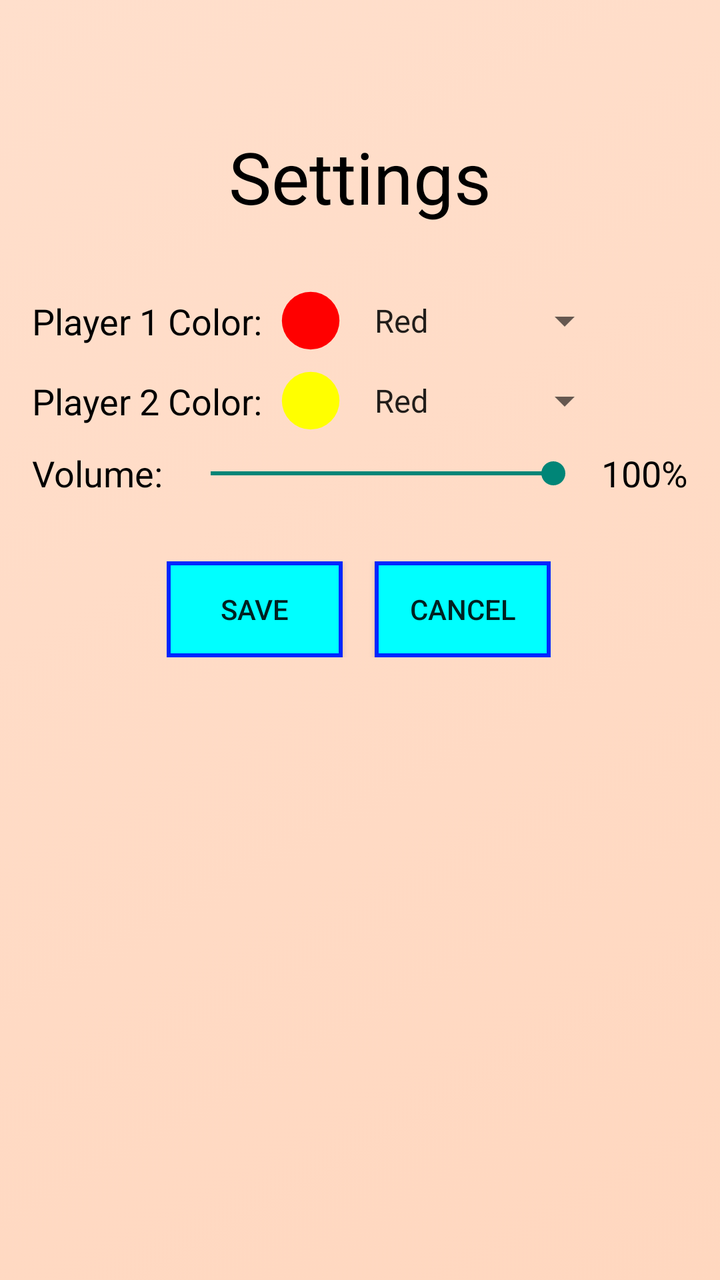
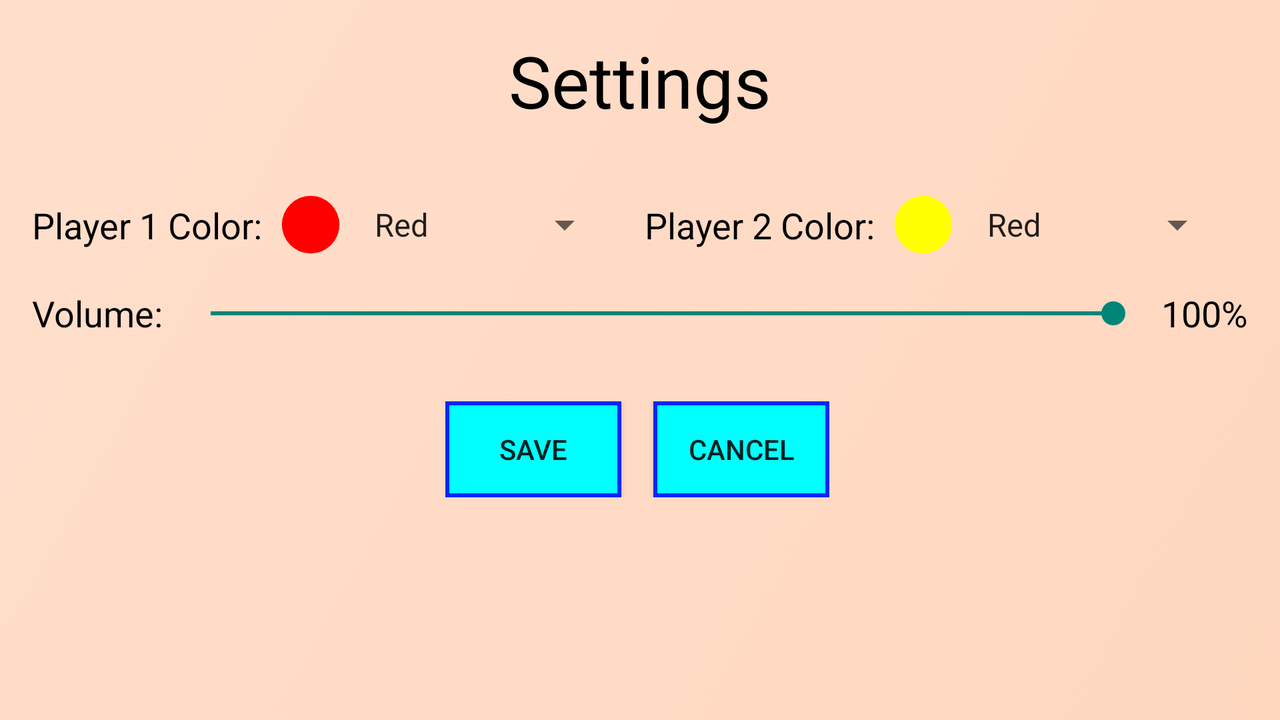

One screen, two layout resources from the same app: the default and the author's alternative for another configuration. Each is rendered where Android would select it; the XML of both is given below.
<!-- AndroidManifest.xml: application theme Theme.Match4Game -->
<!-- res/layout/activity_settings.xml -->
<?xml version="1.0" encoding="utf-8"?>
<androidx.constraintlayout.widget.ConstraintLayout xmlns:android="http://schemas.android.com/apk/res/android"
    xmlns:app="http://schemas.android.com/apk/res-auto"
    xmlns:tools="http://schemas.android.com/tools"
    android:layout_width="match_parent"
    android:layout_height="match_parent"
    tools:context=".Settings"
    android:background="@drawable/background">

    <TextView
        android:id="@+id/textView"
        android:layout_width="wrap_content"
        android:layout_height="wrap_content"
        android:layout_marginTop="64dp"
        android:text="@string/settings"
        android:textSize="36sp"
        android:textColor="@color/black"
        app:layout_constraintEnd_toEndOf="parent"
        app:layout_constraintStart_toStartOf="parent"
        app:layout_constraintTop_toTopOf="parent" />

    <androidx.constraintlayout.widget.ConstraintLayout
        android:id="@+id/constraintLayout"
        android:layout_width="wrap_content"
        android:layout_height="wrap_content"
        android:layout_marginStart="16dp"
        android:layout_marginLeft="16dp"
        android:layout_marginTop="32dp"
        app:layout_constraintStart_toStartOf="parent"
        app:layout_constraintTop_toBottomOf="@+id/textView">

        <TextView
            android:id="@+id/lblP1Color"
            android:layout_width="wrap_content"
            android:layout_height="wrap_content"
            android:text="@string/p1Color"
            android:textSize="18sp"
            android:textColor="@color/black"
            app:layout_constraintBottom_toBottomOf="parent"
            app:layout_constraintStart_toStartOf="parent"
            app:layout_constraintTop_toTopOf="parent" />

        <ImageView
            android:id="@+id/imgColorPreview1"
            android:layout_width="32dp"
            android:layout_height="32dp"
            android:layout_marginStart="8dp"
            android:layout_marginLeft="8dp"
            android:tint="@color/playerColor1"
            app:layout_constraintBottom_toBottomOf="parent"
            app:layout_constraintStart_toEndOf="@+id/lblP1Color"
            app:layout_constraintTop_toTopOf="parent"
            app:srcCompat="@drawable/ic_circle" />

        <Spinner
            android:id="@+id/spnP1Color"
            android:layout_width="wrap_content"
            android:layout_height="wrap_content"
            android:layout_marginStart="8dp"
            android:layout_marginLeft="8dp"
            android:entries="@array/colors"
            android:popupBackground="@color/white"
            app:layout_constraintBottom_toBottomOf="parent"
            app:layout_constraintStart_toEndOf="@+id/imgColorPreview1"
            app:layout_constraintTop_toTopOf="parent" />
    </androidx.constraintlayout.widget.ConstraintLayout>

    <androidx.constraintlayout.widget.ConstraintLayout
        android:id="@+id/constraintLayout2"
        android:layout_width="wrap_content"
        android:layout_height="wrap_content"
        android:layout_marginStart="16dp"
        android:layout_marginLeft="16dp"
        android:layout_marginTop="8dp"
        app:layout_constraintStart_toStartOf="parent"
        app:layout_constraintTop_toBottomOf="@+id/constraintLayout">

        <TextView
            android:id="@+id/lblP2Color"
            android:layout_width="wrap_content"
            android:layout_height="wrap_content"
            android:text="@string/p2Color"
            android:textSize="18sp"
            android:textColor="@color/black"
            app:layout_constraintBottom_toBottomOf="parent"
            app:layout_constraintStart_toStartOf="parent"
            app:layout_constraintTop_toTopOf="parent" />

        <ImageView
            android:id="@+id/imgColorPreview2"
            android:layout_width="32dp"
            android:layout_height="32dp"
            android:layout_marginStart="8dp"
            android:layout_marginLeft="8dp"
            android:tint="@color/playerColor2"
            app:layout_constraintBottom_toBottomOf="parent"
            app:layout_constraintStart_toEndOf="@+id/lblP2Color"
            app:layout_constraintTop_toTopOf="parent"
            app:srcCompat="@drawable/ic_circle" />

        <Spinner
            android:id="@+id/spnP2Color"
            android:layout_width="wrap_content"
            android:layout_height="wrap_content"
            android:layout_marginStart="8dp"
            android:layout_marginLeft="8dp"
            android:entries="@array/colors"
            android:popupBackground="@color/white"
            app:layout_constraintBottom_toBottomOf="parent"
            app:layout_constraintStart_toEndOf="@+id/imgColorPreview2"
            app:layout_constraintTop_toTopOf="parent" />
    </androidx.constraintlayout.widget.ConstraintLayout>

    <androidx.constraintlayout.widget.ConstraintLayout
        android:id="@+id/constraintLayout3"
        android:layout_width="match_parent"
        android:layout_height="wrap_content"
        android:layout_marginStart="16dp"
        android:layout_marginLeft="16dp"
        android:layout_marginTop="8dp"
        android:layout_marginEnd="16dp"
        android:layout_marginRight="16dp"
        app:layout_constraintEnd_toEndOf="parent"
        app:layout_constraintHorizontal_bias="0.0"
        app:layout_constraintStart_toStartOf="parent"
        app:layout_constraintTop_toBottomOf="@+id/constraintLayout2">

        <TextView
            android:id="@+id/lblVolume"
            android:layout_width="wrap_content"
            android:layout_height="wrap_content"
            android:text="@string/volume"
            android:textSize="18sp"
            android:textColor="@color/black"
            app:layout_constraintStart_toStartOf="parent"
            app:layout_constraintTop_toTopOf="parent" />

        <SeekBar
            android:id="@+id/skbVolume"
            android:layout_width="0dp"
            android:layout_height="wrap_content"
            android:layout_marginStart="8dp"
            android:layout_marginLeft="8dp"
            android:layout_marginEnd="8dp"
            android:layout_marginRight="8dp"
            android:max="100"
            android:progress="100"
            app:layout_constraintBottom_toBottomOf="parent"
            app:layout_constraintEnd_toStartOf="@+id/txtVolume"
            app:layout_constraintStart_toEndOf="@+id/lblVolume"
            app:layout_constraintTop_toTopOf="@+id/lblVolume" />

        <TextView
            android:id="@+id/txtVolume"
            android:layout_width="wrap_content"
            android:layout_height="wrap_content"
            android:text="100%"
            android:textSize="18sp"
            android:textColor="@color/black"
            app:layout_constraintEnd_toEndOf="parent"
            app:layout_constraintTop_toTopOf="parent" />

    </androidx.constraintlayout.widget.ConstraintLayout>

    <androidx.constraintlayout.widget.ConstraintLayout
        android:layout_width="wrap_content"
        android:layout_height="wrap_content"
        android:layout_marginTop="32dp"
        app:layout_constraintEnd_toEndOf="parent"
        app:layout_constraintHorizontal_bias="0.497"
        app:layout_constraintStart_toStartOf="parent"
        app:layout_constraintTop_toBottomOf="@+id/constraintLayout3">

        <Button
            android:id="@+id/btnSave"
            android:layout_width="wrap_content"
            android:layout_height="wrap_content"
            android:text="@string/save"
            android:background="@drawable/button"
            app:layout_constraintStart_toStartOf="parent"
            app:layout_constraintTop_toTopOf="parent" />

        <Button
            android:id="@+id/btnCancel"
            android:layout_width="wrap_content"
            android:layout_height="wrap_content"
            android:layout_marginStart="16dp"
            android:layout_marginLeft="16dp"
            android:text="@string/cancel"
            android:background="@drawable/button"
            app:layout_constraintStart_toEndOf="@+id/btnSave"
            app:layout_constraintTop_toTopOf="parent" />
    </androidx.constraintlayout.widget.ConstraintLayout>

</androidx.constraintlayout.widget.ConstraintLayout>
<!-- resources referenced by this layout -->
<resources>
  <string-array name="colors">
          <item>Red</item>
          <item>Yellow</item>
          <item>Magenta</item>
          <item>Pink</item>
          <item>Orange</item>
          <item>Lime</item>
          <item>Black</item>
          <item>White</item>
      </string-array>
  <color name="black">#FF000000</color>
  <color name="playerColor1">#FF0000</color>
  <color name="playerColor2">#FFFF00</color>
  <color name="white">#FFFFFFFF</color>
  <!-- drawable background (drawable) -->
  <?xml version="1.0" encoding="utf-8"?>
  <selector xmlns:android="http://schemas.android.com/apk/res/android">
  <item>
      <shape>
          <gradient
              android:angle="135"
              android:startColor="#FFD7BF"
              android:endColor="#FFDFCC"
              android:type="linear"/>
      </shape>
  </item>
  </selector>
  <!-- drawable button (drawable) -->
  <?xml version="1.0" encoding="utf-8"?>
  <selector xmlns:android="http://schemas.android.com/apk/res/android">
  <item>
      <shape android:shape="rectangle">
          <solid android:color="#00FFFF"/>
          <stroke android:color="#0026FF" android:width="2dp"/>
      </shape>
  </item>
  </selector>
  <!-- drawable ic_circle (drawable) -->
  <vector xmlns:android="http://schemas.android.com/apk/res/android"
      android:width="100dp"
      android:height="100dp"
      android:viewportWidth="100"
      android:viewportHeight="100">
    <path
        android:pathData="M50,50m-45,0a45,45 0,1 1,90 0a45,45 0,1 1,-90 0"
        android:fillColor="#000000"/>
  </vector>
  <string name="cancel">Cancel</string>
  <string name="p1Color">Player 1 Color:</string>
  <string name="p2Color">Player 2 Color:</string>
  <string name="save">Save</string>
  <string name="settings">Settings</string>
  <string name="volume">Volume:</string>
  <style name="Theme.Match4Game" parent="Theme.AppCompat.Light.NoActionBar">
          
          <item name="colorPrimary">@color/purple_500</item>
          <item name="colorPrimaryVariant">@color/purple_700</item>
          <item name="colorOnPrimary">@color/white</item>
          
          <item name="colorSecondary">@color/teal_200</item>
          <item name="colorSecondaryVariant">@color/teal_700</item>
          <item name="colorOnSecondary">@color/black</item>
          
          <item name="android:statusBarColor" tools:targetApi="l">?attr/colorPrimaryVariant</item>
          
          <item name="windowNoTitle">true</item>
          <item name="windowActionBar">false</item>
      </style>
  <color name="purple_500">#FF6200EE</color>
  <color name="purple_700">#FF3700B3</color>
  <color name="teal_200">#FF03DAC5</color>
  <color name="teal_700">#FF018786</color>
</resources>
<!-- res/layout-land/activity_settings.xml (the author's variant of the layout above) -->
<!-- drawn on the phone turned sideways -->
<?xml version="1.0" encoding="utf-8"?>
<androidx.constraintlayout.widget.ConstraintLayout xmlns:android="http://schemas.android.com/apk/res/android"
    xmlns:app="http://schemas.android.com/apk/res-auto"
    xmlns:tools="http://schemas.android.com/tools"
    android:layout_width="match_parent"
    android:layout_height="match_parent"
    tools:context=".Settings"
    android:background="@drawable/background">

    <TextView
        android:id="@+id/textView"
        android:layout_width="wrap_content"
        android:layout_height="wrap_content"
        android:layout_marginTop="16dp"
        android:text="@string/settings"
        android:textSize="36sp"
        android:textColor="@color/black"
        app:layout_constraintEnd_toEndOf="parent"
        app:layout_constraintStart_toStartOf="parent"
        app:layout_constraintTop_toTopOf="parent" />

    <androidx.constraintlayout.widget.ConstraintLayout
        android:id="@+id/constraintLayout"
        android:layout_width="wrap_content"
        android:layout_height="wrap_content"
        android:layout_marginStart="16dp"
        android:layout_marginLeft="16dp"
        android:layout_marginTop="32dp"
        app:layout_constraintStart_toStartOf="parent"
        app:layout_constraintTop_toBottomOf="@+id/textView">

        <TextView
            android:id="@+id/lblP1Color"
            android:layout_width="wrap_content"
            android:layout_height="wrap_content"
            android:text="@string/p1Color"
            android:textSize="18sp"
            android:textColor="@color/black"
            app:layout_constraintBottom_toBottomOf="parent"
            app:layout_constraintStart_toStartOf="parent"
            app:layout_constraintTop_toTopOf="parent" />

        <ImageView
            android:id="@+id/imgColorPreview1"
            android:layout_width="32dp"
            android:layout_height="32dp"
            android:layout_marginStart="8dp"
            android:layout_marginLeft="8dp"
            android:tint="@color/playerColor1"
            app:layout_constraintBottom_toBottomOf="parent"
            app:layout_constraintStart_toEndOf="@+id/lblP1Color"
            app:layout_constraintTop_toTopOf="parent"
            app:srcCompat="@drawable/ic_circle" />

        <Spinner
            android:id="@+id/spnP1Color"
            android:layout_width="wrap_content"
            android:layout_height="wrap_content"
            android:layout_marginStart="8dp"
            android:layout_marginLeft="8dp"
            android:entries="@array/colors"
            android:popupBackground="@color/white"
            app:layout_constraintBottom_toBottomOf="parent"
            app:layout_constraintStart_toEndOf="@+id/imgColorPreview1"
            app:layout_constraintTop_toTopOf="parent" />
    </androidx.constraintlayout.widget.ConstraintLayout>

    <androidx.constraintlayout.widget.ConstraintLayout
        android:id="@+id/constraintLayout2"
        android:layout_width="wrap_content"
        android:layout_height="wrap_content"
        android:layout_marginStart="16dp"
        android:layout_marginLeft="16dp"
        app:layout_constraintStart_toEndOf="@+id/constraintLayout"
        app:layout_constraintTop_toTopOf="@+id/constraintLayout">

        <TextView
            android:id="@+id/lblP2Color"
            android:layout_width="wrap_content"
            android:layout_height="wrap_content"
            android:text="@string/p2Color"
            android:textSize="18sp"
            android:textColor="@color/black"
            app:layout_constraintBottom_toBottomOf="parent"
            app:layout_constraintStart_toStartOf="parent"
            app:layout_constraintTop_toTopOf="parent" />

        <ImageView
            android:id="@+id/imgColorPreview2"
            android:layout_width="32dp"
            android:layout_height="32dp"
            android:layout_marginStart="8dp"
            android:layout_marginLeft="8dp"
            android:tint="@color/playerColor2"
            app:layout_constraintBottom_toBottomOf="parent"
            app:layout_constraintStart_toEndOf="@+id/lblP2Color"
            app:layout_constraintTop_toTopOf="parent"
            app:srcCompat="@drawable/ic_circle" />

        <Spinner
            android:id="@+id/spnP2Color"
            android:layout_width="wrap_content"
            android:layout_height="wrap_content"
            android:layout_marginStart="8dp"
            android:layout_marginLeft="8dp"
            android:entries="@array/colors"
            android:popupBackground="@color/white"
            app:layout_constraintBottom_toBottomOf="parent"
            app:layout_constraintStart_toEndOf="@+id/imgColorPreview2"
            app:layout_constraintTop_toTopOf="parent" />
    </androidx.constraintlayout.widget.ConstraintLayout>

    <androidx.constraintlayout.widget.ConstraintLayout
        android:id="@+id/constraintLayout3"
        android:layout_width="match_parent"
        android:layout_height="wrap_content"
        android:layout_marginStart="16dp"
        android:layout_marginLeft="16dp"
        android:layout_marginTop="16dp"
        android:layout_marginEnd="16dp"
        android:layout_marginRight="16dp"
        app:layout_constraintEnd_toEndOf="parent"
        app:layout_constraintHorizontal_bias="1.0"
        app:layout_constraintStart_toStartOf="parent"
        app:layout_constraintTop_toBottomOf="@+id/constraintLayout">

        <TextView
            android:id="@+id/lblVolume"
            android:layout_width="wrap_content"
            android:layout_height="wrap_content"
            android:text="@string/volume"
            android:textSize="18sp"
            android:textColor="@color/black"
            app:layout_constraintStart_toStartOf="parent"
            app:layout_constraintTop_toTopOf="parent" />

        <SeekBar
            android:id="@+id/skbVolume"
            android:layout_width="0dp"
            android:layout_height="wrap_content"
            android:layout_marginStart="8dp"
            android:layout_marginLeft="8dp"
            android:layout_marginEnd="8dp"
            android:layout_marginRight="8dp"
            android:max="100"
            android:progress="100"
            app:layout_constraintBottom_toBottomOf="parent"
            app:layout_constraintEnd_toStartOf="@+id/txtVolume"
            app:layout_constraintStart_toEndOf="@+id/lblVolume"
            app:layout_constraintTop_toTopOf="@+id/lblVolume" />

        <TextView
            android:id="@+id/txtVolume"
            android:layout_width="wrap_content"
            android:layout_height="wrap_content"
            android:text="100%"
            android:textSize="18sp"
            android:textColor="@color/black"
            app:layout_constraintEnd_toEndOf="parent"
            app:layout_constraintTop_toTopOf="parent" />

    </androidx.constraintlayout.widget.ConstraintLayout>

    <androidx.constraintlayout.widget.ConstraintLayout
        android:layout_width="wrap_content"
        android:layout_height="wrap_content"
        android:layout_marginTop="32dp"
        app:layout_constraintEnd_toEndOf="parent"
        app:layout_constraintHorizontal_bias="0.497"
        app:layout_constraintStart_toStartOf="parent"
        app:layout_constraintTop_toBottomOf="@+id/constraintLayout3">

        <Button
            android:id="@+id/btnSave"
            android:layout_width="wrap_content"
            android:layout_height="wrap_content"
            android:text="@string/save"
            android:background="@drawable/button"
            app:layout_constraintStart_toStartOf="parent"
            app:layout_constraintTop_toTopOf="parent" />

        <Button
            android:id="@+id/btnCancel"
            android:layout_width="wrap_content"
            android:layout_height="wrap_content"
            android:layout_marginStart="16dp"
            android:layout_marginLeft="16dp"
            android:text="@string/cancel"
            android:background="@drawable/button"
            app:layout_constraintStart_toEndOf="@+id/btnSave"
            app:layout_constraintTop_toTopOf="parent" />
    </androidx.constraintlayout.widget.ConstraintLayout>

</androidx.constraintlayout.widget.ConstraintLayout>
